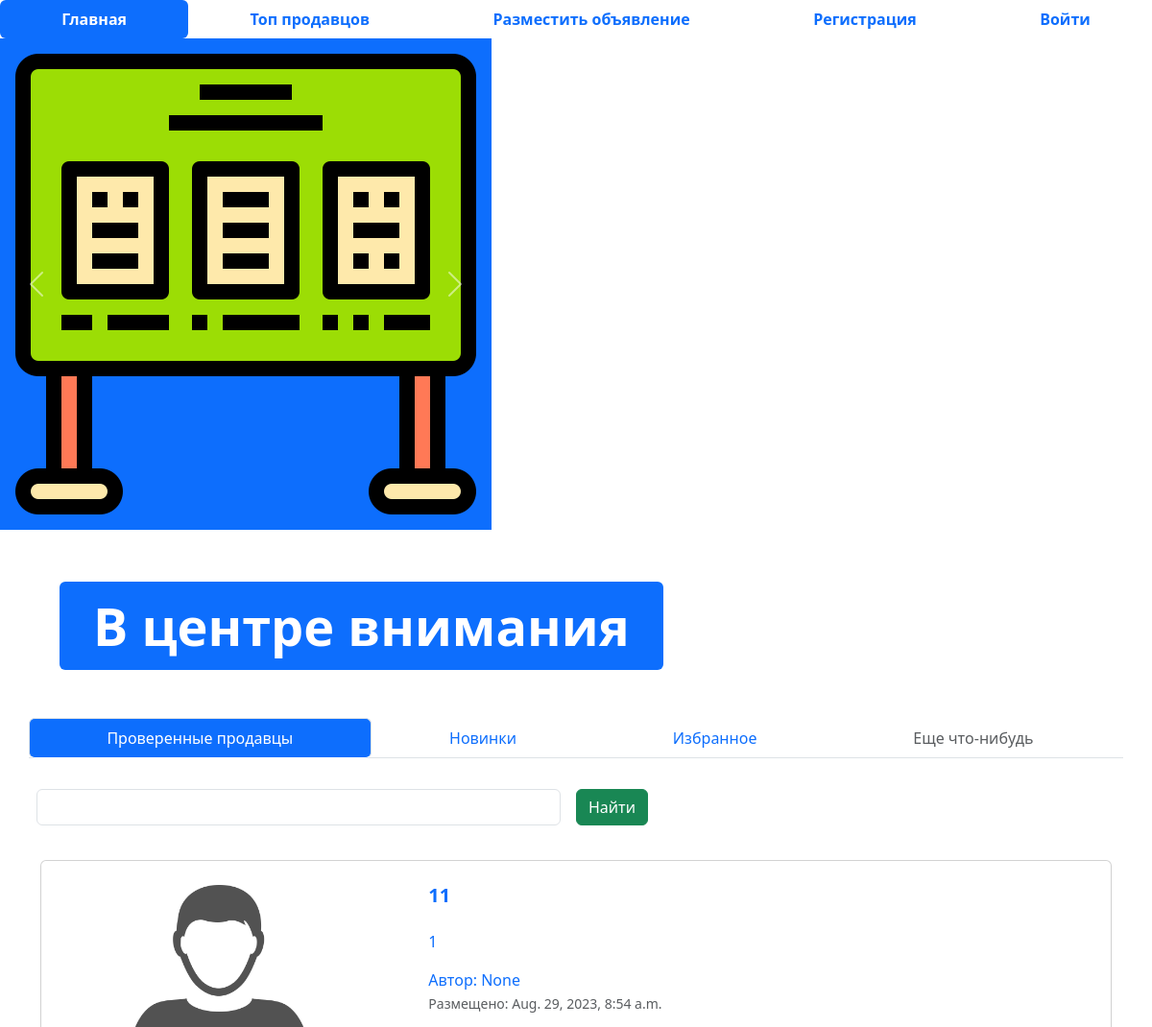
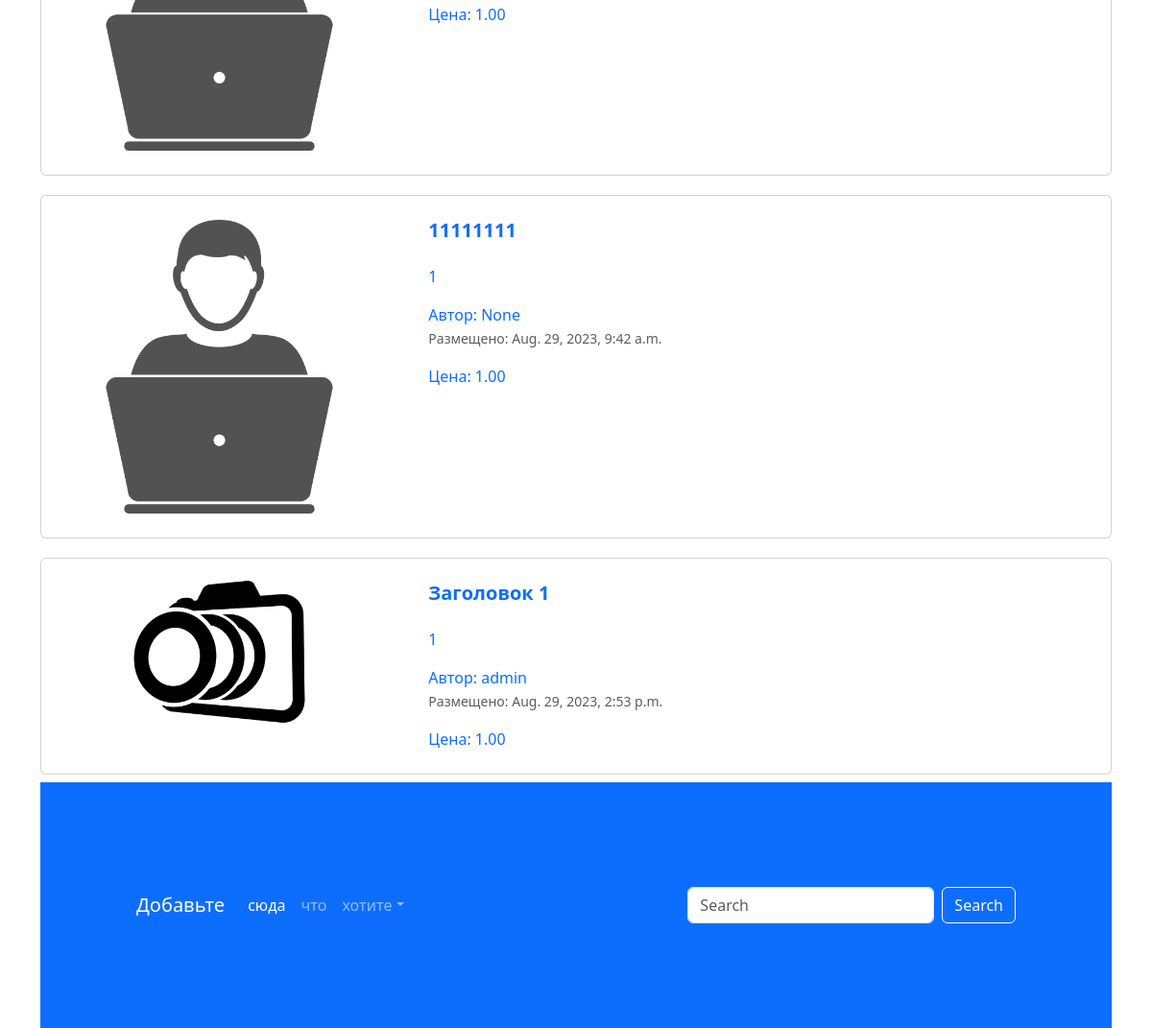
The page / on the database its author committed (2 pictures, top to bottom).
### app_myproject/models.py (models this page shows, shortened)
class Advertisements(models.Model):
    title = models.CharField("Заголовок", max_length=128)
    description = models.TextField("Описание")
    price = models.DecimalField("Цена", max_digits=10, decimal_places=2)
    auction = models.BooleanField("Торг", help_text="Отметьте, если будет уместен торг")
    created_at = models.DateTimeField(auto_now_add=True)
    updated_at = models.DateTimeField(auto_now=True)
    db_table = 'advertisement'
    image = models.ImageField("Изображение", upload_to="advertisements/")
    user = models.ForeignKey(User, verbose_name="Пользователь", on_delete=models.CASCADE, null=True)
    def get_absolute_url(self):
        return reverse('adv-detail', kwargs={'pk': self.pk})

### app_myproject/views.py (the view)
# urls.py: path('', index, name='main-page'),
def index(request):
    title = request.GET.get('query')
    if title:
        advertisements = Advertisements.objects.filter(title__icontains=title)
    else:
        advertisements = Advertisements.objects.all()
    context = {"advertisements": advertisements, 'title': title}
    return render(request, 'app_advertisements/index.html', context)

### templates/app_advertisements/index.html (shortened to what this page needs)
{% extends 'base.html' %}
{% load static %}
{% block content %}
<ul class="nav nav-pills sticky-top bg-white nav-fill">
  <li class="nav-item">
    <a class="nav-link active" aria-current="page" href="{% url 'main-page' %}">
      <span style="font-weight: bold;">Главная</span>
    </a>
  </li>
  <li class="nav-item">
    <a class="nav-link" href="{% url 'top_sellers' %}"><span style="font-weight: bold;">Топ продавцов</span>
    </a>
  </li>
  <li class="nav-item">
    <a class="nav-link" href="{% url 'adv-post' %}">
      <span style="font-weight: bold;">Разместить объявление</span>
    </a>
  </li>
  {% if not user.is_authenticated %}
  <li class="nav-item">
    <a class="nav-link" href="{% url 'register' %}">
      <span style="font-weight: bold;">Регистрация</span>
    </a>
  </li>
  <li class="nav-item">
    <a class="nav-link" href="{% url 'login' %}">
      <span style="font-weight: bold;">Войти</span>
    </a>
  </li>
  {% endif %}
<div id="carouselExampleControls" class="carousel slide bg-primary" data-bs-ride="carousel">
  <div class="carousel-inner">
    <div class="carousel-item active">
      <img src="{% static 'img/adv.png' %}" class="mx-auto d-block w-33" alt="...">
    </div>
  </div>
  <button class="carousel-control-prev" type="button" data-bs-target="#carouselExampleControls" data-bs-slide="prev">
    <span class="carousel-control-prev-icon" aria-hidden="true"></span>
  </button>
  <button class="carousel-control-next" type="button" data-bs-target="#carouselExampleControls" data-bs-slide="next">
    <span class="carousel-control-next-icon" aria-hidden="true"></span>
  </button>
</div>
<div class="container" style="margin: 50px;">
  <div class="display-2">
    <span class="badge bg-primary">В центре внимания</span>
  </div>
</div>
<div class="container">
  <div class="row">
    <ul class="nav nav-tabs bg-white">
      <li class="nav-item">
        <a class="nav-link active" aria-current="page" href="#">Проверенные продавцы</a>
      </li>
      <li class="nav-item">
        <a class="nav-link" href="#">Новинки</a>
      </li>
      <li class="nav-item">
        <a class="nav-link" href="#">Избранное</a>
      </li>
      <li class="nav-item">
        <a class="nav-link disabled" href="#" tabindex="-1" aria-disabled="true">Еще что-нибудь</a>
      </li>
    </ul>
    <form class="row g-3" method="get">
      <div class="col-auto w-50">
        <input name='query' value='{% if title %}{{ title }}{% endif %}' type="text" class="form-control">
      </div>
      <div class="col-auto">
        <button type="submit" class="btn btn-success mb-3">Найти</button>
      </div>
    </form>
  </div>
  {% for adv in advertisements %}
  <div class="col">
    <div class="card mb-2" style="max-width: 1200px; margin-top: 20px;">
      <div class="row g-0">
        <div class="col-md-4">
          <a href='{{ adv.get_absolute_url }}' class="nav-link">
            <img src="{% if adv.image %} {{ adv.image.url }} {% else %} {% static 'img/adv.png' %} {% endif %}" class="img-fluid rounded-start" alt="Card title">
          </a>
        </div>
        <div class="col-md-8">
          <div class="card-body">
            <h5 class="card-title">
              <a href='{{ adv.get_absolute_url }}' class="nav-link"><strong>{{ adv.title }}</strong></a>
            </h5>
            <a href='{{ adv.get_absolute_url }}' class="nav-link">
              <p class="card-text">
               {{ adv.description }}
              </p>
              <span>Автор: {{ adv.user }}</span>
              <p class="card-text"><small class="text-muted">Размещено: {{ adv.created_at }}</small></p>
              <span>Цена: {{ adv.price }}</span>
            </a>
          </div>
        </div>
      </div>
    </div>
    {% endfor %}
<footer style="padding: 100px;" class="bg-primary">
  <nav class="navbar navbar-expand-sm navbar-dark">
    <a class="navbar-brand" href="#">Добавьте</a>
    <div class="collapse navbar-collapse" id="collapsibleNavId">
      <ul class="navbar-nav me-auto mt-2 mt-lg-0">
        <li class="nav-item">
          <a class="nav-link active" href="#" aria-current="page">сюда</a>
        </li>
        <li class="nav-item">
          <a class="nav-link" href="#">что</a>
        </li>
        <li class="nav-item dropdown">
          <a class="nav-link dropdown-toggle" href="#" id="dropdownId" data-bs-toggle="dropdown" aria-haspopup="true"
             aria-expanded="false">хотите</a>
        </li>
      </ul>
      <form class="d-flex my-2 my-lg-0">
        <input class="form-control me-sm-2" type="text" placeholder="Search">
        <button class="btn btn-outline-light my-2 my-sm-0" type="submit">Search</button>
      </form>
    </div>
  </nav>
</footer>
{% endblock %}

### rows shown on the page
Advertisements: image (picture), title "11", description "1", user "None", created_at "Aug. 29, 2023, 8:54 a.m.", price "1.00"
Advertisements: image (picture), title "11111111", description "1", user "None", created_at "Aug. 29, 2023, 9:42 a.m.", price "1.00"
Advertisements: image (picture), title "Заголовок 1", description "1", user "admin", created_at "Aug. 29, 2023, 2:53 p.m.", price "1.00"
